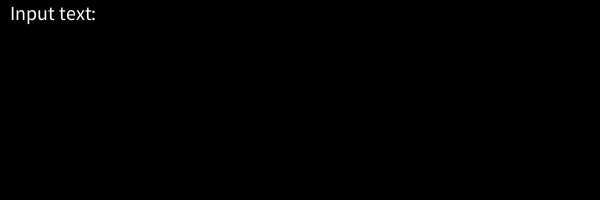
Frame 1 (no input)
Frame 60 (the mouse pressed at the canvas centre just before this capture): identical to frame 1, image omitted
Frame 120 (the mouse held since frame 60 and released just before this capture): identical to frame 1, image omitted

The Processing sketch that drew this single still picture (run headless with seeded random() and noise(); from frame 60 on, the mouse is pressed at the canvas centre):

// Processing sketch: console_simulation
// ── console_simulation.pde
// Chayma Zatout
// https://github.com/ChaymaZatout

char[] text_char= new char[255];//char array to store the pressed keys
int text_len=0; // an index for text_char array

void setup(){
  size(600,200);
}

void draw(){
  background(0);// set the background to black.
  fill(255);// set the color for the next instructions to white
  textSize(20);
  text("Input text: "+new String(text_char, 0, text_len), 10, 20);// display the string.
}

void keyPressed() {
  if (key != '\n') {
    text_char[text_len]=key;
    text_len+=1;
  }
  else{//if enter key is pressed then reinitialize the variables
    text_char= new char[255];
    text_len=0;
  }
}
